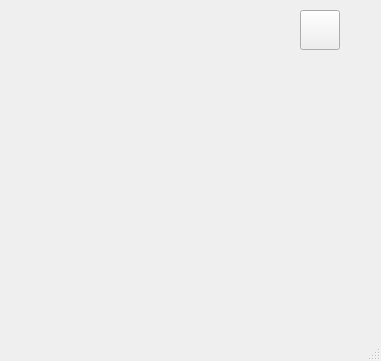
<?xml version="1.0" encoding="UTF-8"?>
<ui version="4.0">
 <class>MainWindow</class>
 <widget class="QMainWindow" name="MainWindow">
  <property name="geometry">
   <rect>
    <x>0</x>
    <y>0</y>
    <width>381</width>
    <height>361</height>
   </rect>
  </property>
  <property name="windowTitle">
   <string>MainWindow</string>
  </property>
  <property name="toolTip">
   <string>0,1</string>
  </property>
  <widget class="QWidget" name="centralwidget">
   <widget class="QPushButton" name="pb">
    <property name="geometry">
     <rect>
      <x>300</x>
      <y>10</y>
      <width>40</width>
      <height>40</height>
     </rect>
    </property>
    <property name="toolTip">
     <string>0,1</string>
    </property>
    <property name="text">
     <string/>
    </property>
    <property name="icon">
     <iconset>
      <normaloff>0.png</normaloff>0.png</iconset>
    </property>
    <property name="iconSize">
     <size>
      <width>40</width>
      <height>40</height>
     </size>
    </property>
   </widget>
  </widget>
  <widget class="QMenuBar" name="menubar">
   <property name="geometry">
    <rect>
     <x>0</x>
     <y>0</y>
     <width>381</width>
     <height>21</height>
    </rect>
   </property>
  </widget>
  <widget class="QStatusBar" name="statusbar"/>
 </widget>
 <resources/>
 <connections/>
</ui>
